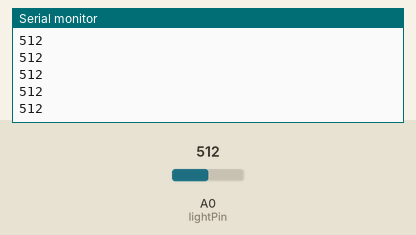
This sketch was run on a simulated Arduino Uno, built with avr-gcc and run on an emulated ATmega328P. On the bench: the last lines printed to the serial monitor. Inputs (shaded band) come from the test bench; at power-on: A0 (lightPin) = 512.

Above: at 1.2 s.
1.3 s: A0 (lightPin) set to 716
At 2.2 s:
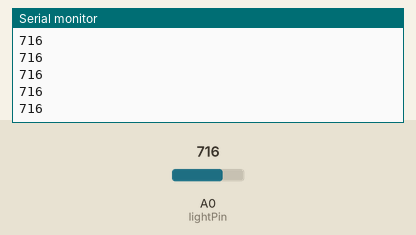
2.8 s: A0 (lightPin) set to 900
At 3.9 s:
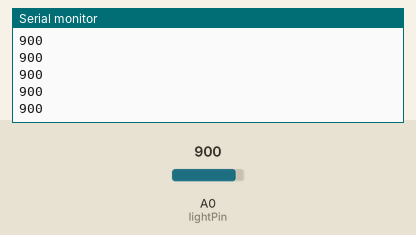
Timing chart, 0 to 5.8 s (numbered marks = the images above; inputs shaded):
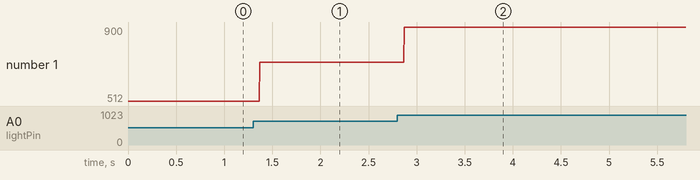

Measured:
- after the input at 1.3 s, the serial monitor: prints a new line after 0.07 s (image 1)
- after the input at 2.8 s, the serial monitor: prints a new line after 0.07 s (image 2)
- plotted number 1: 512 → 716 after the input at 1.3 s, 716 → 900 after the input at 2.8 s

The sketch:

ardThing2.ino
```cpp
int lightPin=A0;

void setup(){
  pinMode(lightPin,INPUT);
  Serial.begin(9600);
}
void loop(){
  Serial.println(analogRead(lightPin));
}
```
